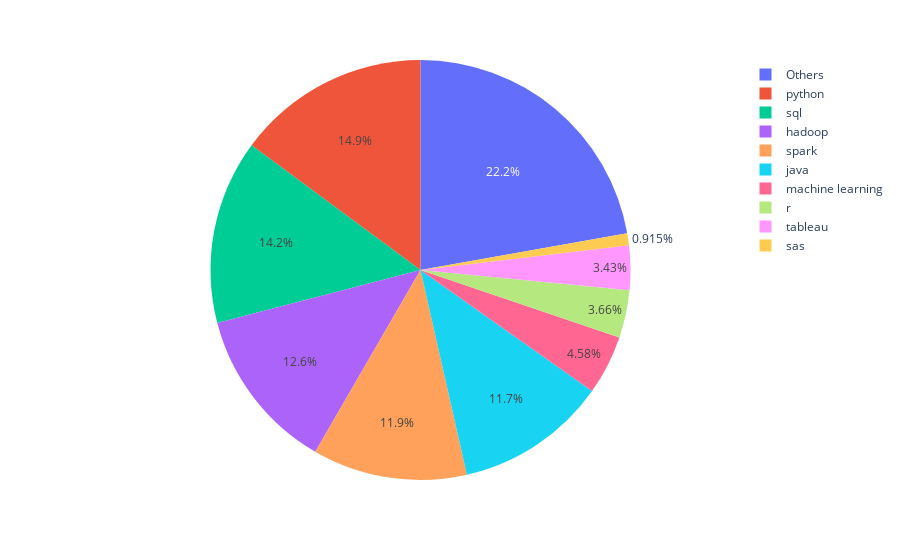

Notebook cell for this chart:
### Code cell
import plotly.express as px
fig = px.pie(data_en_SKILL, values='Percentage', names='Skills')
fig.show()

### Figure 1 — Plotly figure (JSON) as saved in the notebook; plotly's stock layout.template omitted (floating-point values rounded to 4 significant figures)
{"data": [{"domain": {"x": [0, 1], "y": [0, 1]}, "hovertemplate": "Skills=%{label}<br>Percentage=%{value}<extra></extra>", "labels": ["python", "sql", "machine learning", "r", "hadoop ", "tableau", "sas", "spark", "java", "Others"], "legendgroup": "", "name": "", "showlegend": true, "type": "pie", "values": [65, 62, 20, 16, 55, 15, 4, 52, 51, 97]}], "layout": {"legend": {"tracegroupgap": 0}, "margin": {"t": 60}}}
